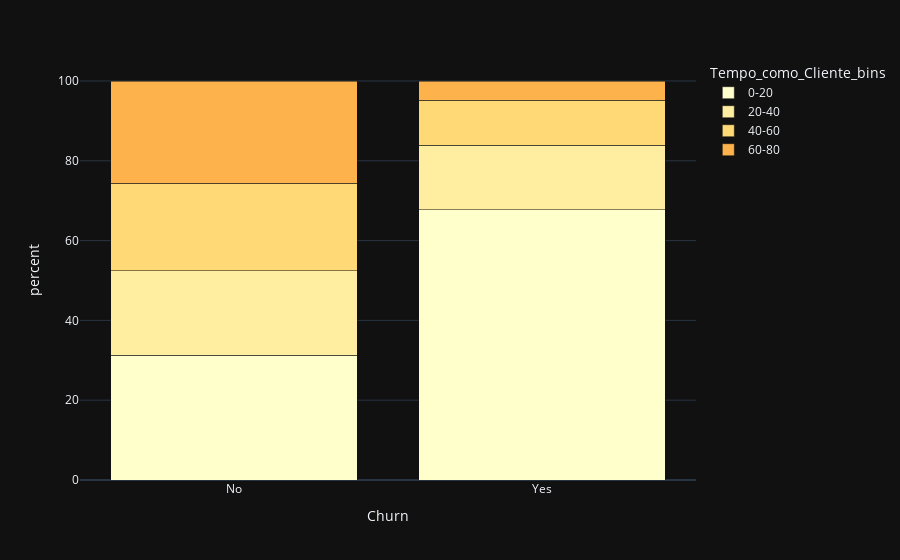

This figure's notebook cell:
### Code cell
# Criando faixas de 1000 para a coluna Tempo_como_Cliente
bins = list(range(0, int(df['Tempo_como_Cliente'].max()) + 20, 20))
labels = [f'{i}-{i + 20}' for i in bins[:-1]]
df['Tempo_como_Cliente_bins'] = pd.cut(df['Tempo_como_Cliente'], bins=bins, labels=labels)

df_grouped = df.groupby(['Churn', 'Tempo_como_Cliente_bins'], observed=False).size().reset_index(name='count')
total_por_churn = df_grouped.groupby('Churn')['count'].transform('sum')
df_grouped['percent'] = (df_grouped['count'] / total_por_churn) * 100

fig = px.bar(df_grouped, x='Churn', y='percent', color='Tempo_como_Cliente_bins', barmode='stack',
             category_orders={"Tempo_como_Cliente_bins": labels},
             color_discrete_sequence=px.colors.sequential.YlOrRd)
fig.show()

### Figure 1 — Plotly figure (JSON) as saved in the notebook; plotly's stock layout.template omitted (floating-point values rounded to 4 significant figures)
{"data": [{"hovertemplate": "Tempo_como_Cliente_bins=0-20<br>Churn=%{x}<br>percent=%{y}<extra></extra>", "legendgroup": "0-20", "marker": {"color": "rgb(255,255,204)", "pattern": {"shape": ""}}, "name": "0-20", "orientation": "v", "showlegend": true, "textposition": "auto", "x": ["No", "Yes"], "xaxis": "x", "y": [31.32, 67.7], "yaxis": "y", "type": "bar"}, {"hovertemplate": "Tempo_como_Cliente_bins=20-40<br>Churn=%{x}<br>percent=%{y}<extra></extra>", "legendgroup": "20-40", "marker": {"color": "rgb(255,237,160)", "pattern": {"shape": ""}}, "name": "20-40", "orientation": "v", "showlegend": true, "textposition": "auto", "x": ["No", "Yes"], "xaxis": "x", "y": [21.13, 16.23], "yaxis": "y", "type": "bar"}, {"hovertemplate": "Tempo_como_Cliente_bins=40-60<br>Churn=%{x}<br>percent=%{y}<extra></extra>", "legendgroup": "40-60", "marker": {"color": "rgb(254,217,118)", "pattern": {"shape": ""}}, "name": "40-60", "orientation": "v", "showlegend": true, "textposition": "auto", "x": ["No", "Yes"], "xaxis": "x", "y": [21.95, 11.28], "yaxis": "y", "type": "bar"}, {"hovertemplate": "Tempo_como_Cliente_bins=60-80<br>Churn=%{x}<br>percent=%{y}<extra></extra>", "legendgroup": "60-80", "marker": {"color": "rgb(254,178,76)", "pattern": {"shape": ""}}, "name": "60-80", "orientation": "v", "showlegend": true, "textposition": "auto", "x": ["No", "Yes"], "xaxis": "x", "y": [25.6, 4.791], "yaxis": "y", "type": "bar"}], "layout": {"xaxis": {"anchor": "y", "domain": [0.0, 1.0], "title": {"text": "Churn"}}, "yaxis": {"anchor": "x", "domain": [0.0, 1.0], "title": {"text": "percent"}}, "legend": {"title": {"text": "Tempo_como_Cliente_bins"}, "tracegroupgap": 0}, "margin": {"t": 60}, "barmode": "stack"}}
